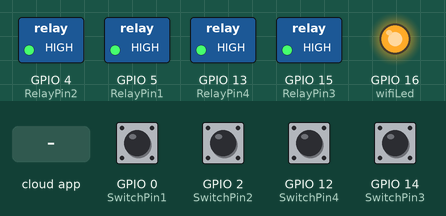
Bench run of a sketch on a simulated ESP8266 (NodeMCU). On the bench: switched loads named in the sketch (green lamp = pin HIGH), output pins drawn as LEDs (lit = HIGH). The test bench sets the inputs (shaded band); at power-on: GPIO 0 (SwitchPin1), GPIO 2 (SwitchPin2), GPIO 12 (SwitchPin4), GPIO 14 (SwitchPin3) HIGH. WiFi joins after 1.5 s; servers stay silent unless stated.

Above: at 2.7 s.
2.8 s: GPIO 0 (SwitchPin1) pulled LOW for 0.15 s
At 3.5 s:
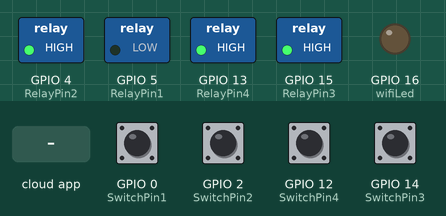
4.5 s: GPIO 2 (SwitchPin2) pulled LOW for 0.15 s
At 5.7 s:
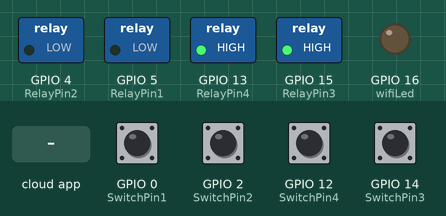
6.1 s: GPIO 12 (SwitchPin4) pulled LOW for 0.15 s
At 7.1 s:
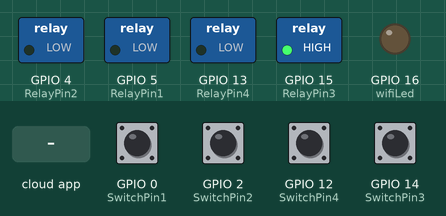
7.7 s: the phone or cloud app sets relay1 to 0
At 8.3 s:
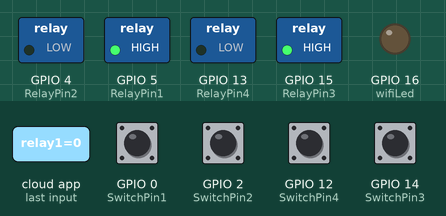
9.2 s: GPIO 14 (SwitchPin3) pulled LOW for 0.15 s
At 9.5 s:
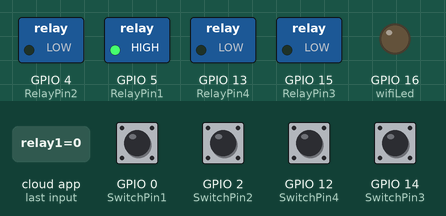
10.8 s: the phone or cloud app sets relay2 to 0
At 11.9 s:
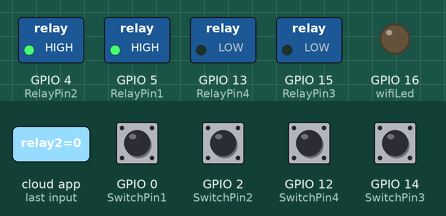
Timing chart, 0 to 13.3 s (numbered marks = the images above; inputs shaded):
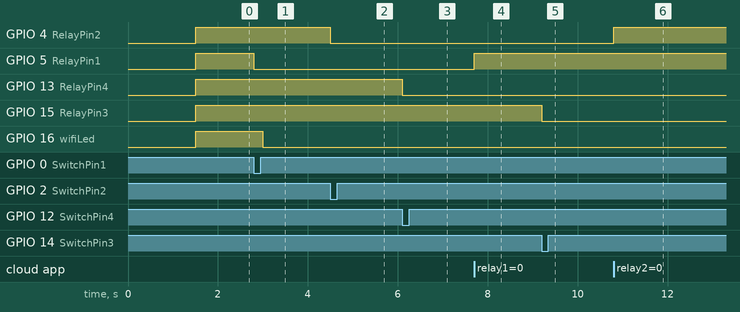

Measured:
- after the input at 2.8 s, GPIO 5 (RelayPin1): HIGH → LOW at once
- after the input at 4.5 s, GPIO 4 (RelayPin2): HIGH → LOW at once
- after the input at 6.1 s, GPIO 13 (RelayPin4): HIGH → LOW at once
- after the input at 7.7 s, GPIO 5 (RelayPin1): LOW → HIGH at once
- after the input at 9.2 s, GPIO 15 (RelayPin3): HIGH → LOW at once
- after the input at 10.8 s, GPIO 4 (RelayPin2): LOW → HIGH at once

The sketch:

Code.ino
```cpp
#include <ArduinoIoTCloud.h>
#include <Arduino_ConnectionHandler.h>
#include <ESP8266WiFi.h>

const char DEVICE_LOGIN_NAME[] = ""; // Enter DEVICE ID
const char SSID[] = "";            // Enter WiFi SSID (name)
const char PASS[] = "";            // Enter WiFi password
const char DEVICE_KEY[] = "";      // Enter Secret device password (Secret Key)

// Define the GPIO connected with Relays and switches
#define RelayPin1 5  // D1
#define RelayPin2 4  // D2
#define RelayPin3 15 // D8
#define RelayPin4 13 // D7

#define SwitchPin1 0 // D3
#define SwitchPin2 2  // D4
#define SwitchPin3 14 // D5
#define SwitchPin4 12  // D6

#define wifiLed 16 // D0

int toggleState_1 = 0; // Define integer to remember the toggle state for relay 1
int toggleState_2 = 0; // Define integer to remember the toggle state for relay 2
int toggleState_3 = 0; // Define integer to remember the toggle state for relay 3
int toggleState_4 = 0; // Define integer to remember the toggle state for relay 4

void onRelay1Change();
void onRelay2Change();
void onRelay3Change();
void onRelay4Change();

CloudSwitch relay1;
CloudSwitch relay2;
CloudSwitch relay3;
CloudSwitch relay4;

void initProperties() {
  ArduinoCloud.setBoardId(DEVICE_LOGIN_NAME);
  ArduinoCloud.setSecretDeviceKey(DEVICE_KEY);

  ArduinoCloud.addProperty(relay1, READWRITE, ON_CHANGE, onRelay1Change);
  ArduinoCloud.addProperty(relay2, READWRITE, ON_CHANGE, onRelay2Change);
  ArduinoCloud.addProperty(relay3, READWRITE, ON_CHANGE, onRelay3Change);
  ArduinoCloud.addProperty(relay4, READWRITE, ON_CHANGE, onRelay4Change);
}

WiFiConnectionHandler ArduinoIoTPreferredConnection(SSID, PASS);

const int debounceDelay = 200; // Debounce delay in milliseconds
unsigned long lastDebounceTime1 = 0;
unsigned long lastDebounceTime2 = 0;
unsigned long lastDebounceTime3 = 0;
unsigned long lastDebounceTime4 = 0;

bool previousSwitchState1 = HIGH;
bool previousSwitchState2 = HIGH;
bool previousSwitchState3 = HIGH;
bool previousSwitchState4 = HIGH;

void manual_control() {
  unsigned long currentMillis = millis();

  // Manual Switch Control
  if (digitalRead(SwitchPin1) == LOW && previousSwitchState1 == HIGH) {
    if (currentMillis - lastDebounceTime1 >= debounceDelay) {
      toggleState_1 = !toggleState_1;
      digitalWrite(RelayPin1, !toggleState_1);
      relay1 = toggleState_1;
      lastDebounceTime1 = currentMillis;
    }
  }
  previousSwitchState1 = digitalRead(SwitchPin1);

  if (digitalRead(SwitchPin2) == LOW && previousSwitchState2 == HIGH) {
    if (currentMillis - lastDebounceTime2 >= debounceDelay) {
      toggleState_2 = !toggleState_2;
      digitalWrite(RelayPin2, !toggleState_2);
      relay2 = toggleState_2;
      lastDebounceTime2 = currentMillis;
    }
  }
  previousSwitchState2 = digitalRead(SwitchPin2);

  if (digitalRead(SwitchPin3) == LOW && previousSwitchState3 == HIGH) {
    if (currentMillis - lastDebounceTime3 >= debounceDelay) {
      toggleState_3 = !toggleState_3;
      digitalWrite(RelayPin3, !toggleState_3);
      relay3 = toggleState_3;
      lastDebounceTime3 = currentMillis;
    }
  }
  previousSwitchState3 = digitalRead(SwitchPin3);

  if (digitalRead(SwitchPin4) == LOW && previousSwitchState4 == HIGH) {
    if (currentMillis - lastDebounceTime4 >= debounceDelay) {
      toggleState_4 = !toggleState_4;
      digitalWrite(RelayPin4, !toggleState_4);
      relay4 = toggleState_4;
      lastDebounceTime4 = currentMillis;
    }
  }
  previousSwitchState4 = digitalRead(SwitchPin4);
}

void setup() {
  Serial.begin(9600);
  delay(1500);

  initProperties();
  ArduinoCloud.begin(ArduinoIoTPreferredConnection);

  setDebugMessageLevel(2);
  ArduinoCloud.printDebugInfo();

  pinMode(RelayPin1, OUTPUT);
  pinMode(RelayPin2, OUTPUT);
  pinMode(RelayPin3, OUTPUT);
  pinMode(RelayPin4, OUTPUT);

  pinMode(wifiLed, OUTPUT);

  pinMode(SwitchPin1, INPUT_PULLUP);
  pinMode(SwitchPin2, INPUT_PULLUP);
  pinMode(SwitchPin3, INPUT_PULLUP);
  pinMode(SwitchPin4, INPUT_PULLUP);

  digitalWrite(RelayPin1, HIGH);
  digitalWrite(RelayPin2, HIGH);
  digitalWrite(RelayPin3, HIGH);
  digitalWrite(RelayPin4, HIGH);

  digitalWrite(wifiLed, HIGH);
}

void loop() {
  ArduinoCloud.update();
  manual_control();

  if (WiFi.status() != WL_CONNECTED) {
    digitalWrite(wifiLed, HIGH);
  } else {
    digitalWrite(wifiLed, LOW);
  }
}

void onRelay1Change() {
  digitalWrite(RelayPin1, relay1 ? LOW : HIGH);
  toggleState_1 = relay1;
}

void onRelay2Change() {
  digitalWrite(RelayPin2, relay2 ? LOW : HIGH);
  toggleState_2 = relay2;
}

void onRelay3Change() {
  digitalWrite(RelayPin3, relay3 ? LOW : HIGH);
  toggleState_3 = relay3;
}

void onRelay4Change() {
  digitalWrite(RelayPin4, relay4 ? LOW : HIGH);
  toggleState_4 = relay4;
}
```
